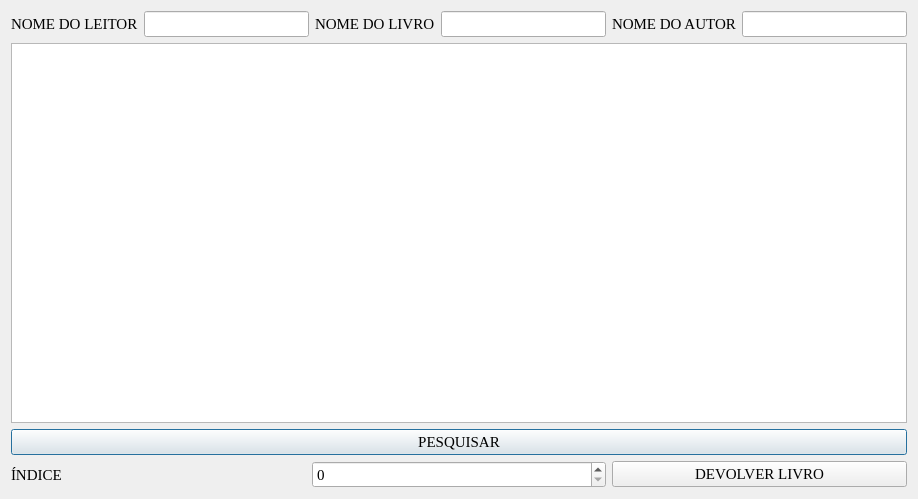
<?xml version="1.0" encoding="UTF-8"?>
<ui version="4.0">
 <class>Devolucoes</class>
 <widget class="QDialog" name="Devolucoes">
  <property name="enabled">
   <bool>true</bool>
  </property>
  <property name="geometry">
   <rect>
    <x>0</x>
    <y>0</y>
    <width>918</width>
    <height>499</height>
   </rect>
  </property>
  <property name="windowTitle">
   <string>DEVOLUÇÕES</string>
  </property>
  <layout class="QVBoxLayout" name="verticalLayout">
   <item>
    <layout class="QHBoxLayout" name="horizontalLayout">
     <item>
      <widget class="QLabel" name="label">
       <property name="font">
        <font>
         <family>Times New Roman</family>
         <pointsize>11</pointsize>
        </font>
       </property>
       <property name="text">
        <string>NOME DO LEITOR</string>
       </property>
      </widget>
     </item>
     <item>
      <widget class="QLineEdit" name="NOME">
       <property name="font">
        <font>
         <family>Times New Roman</family>
         <pointsize>11</pointsize>
        </font>
       </property>
      </widget>
     </item>
     <item>
      <widget class="QLabel" name="label_2">
       <property name="font">
        <font>
         <family>Times New Roman</family>
         <pointsize>11</pointsize>
        </font>
       </property>
       <property name="text">
        <string>NOME DO LIVRO</string>
       </property>
      </widget>
     </item>
     <item>
      <widget class="QLineEdit" name="NOME_LIVRO">
       <property name="font">
        <font>
         <family>Times New Roman</family>
         <pointsize>11</pointsize>
        </font>
       </property>
      </widget>
     </item>
     <item>
      <widget class="QLabel" name="label_3">
       <property name="font">
        <font>
         <family>Times New Roman</family>
         <pointsize>11</pointsize>
        </font>
       </property>
       <property name="text">
        <string>NOME DO AUTOR</string>
       </property>
      </widget>
     </item>
     <item>
      <widget class="QLineEdit" name="NOME_AUTOR">
       <property name="font">
        <font>
         <family>Times New Roman</family>
         <pointsize>11</pointsize>
        </font>
       </property>
      </widget>
     </item>
    </layout>
   </item>
   <item>
    <widget class="QTableView" name="tableView"/>
   </item>
   <item>
    <widget class="QPushButton" name="pushButton">
     <property name="font">
      <font>
       <family>Times New Roman</family>
       <pointsize>11</pointsize>
      </font>
     </property>
     <property name="text">
      <string>PESQUISAR</string>
     </property>
    </widget>
   </item>
   <item>
    <layout class="QHBoxLayout" name="horizontalLayout_2">
     <item>
      <widget class="QLabel" name="label_4">
       <property name="font">
        <font>
         <family>Times New Roman</family>
         <pointsize>11</pointsize>
        </font>
       </property>
       <property name="text">
        <string>ÍNDICE</string>
       </property>
      </widget>
     </item>
     <item>
      <widget class="QSpinBox" name="Indice">
       <property name="font">
        <font>
         <family>Times New Roman</family>
         <pointsize>11</pointsize>
        </font>
       </property>
       <property name="maximum">
        <number>9999999</number>
       </property>
      </widget>
     </item>
     <item>
      <widget class="QPushButton" name="pushButton_2">
       <property name="font">
        <font>
         <family>Times New Roman</family>
         <pointsize>11</pointsize>
        </font>
       </property>
       <property name="text">
        <string>DEVOLVER LIVRO</string>
       </property>
      </widget>
     </item>
    </layout>
   </item>
  </layout>
 </widget>
 <resources/>
 <connections/>
</ui>
